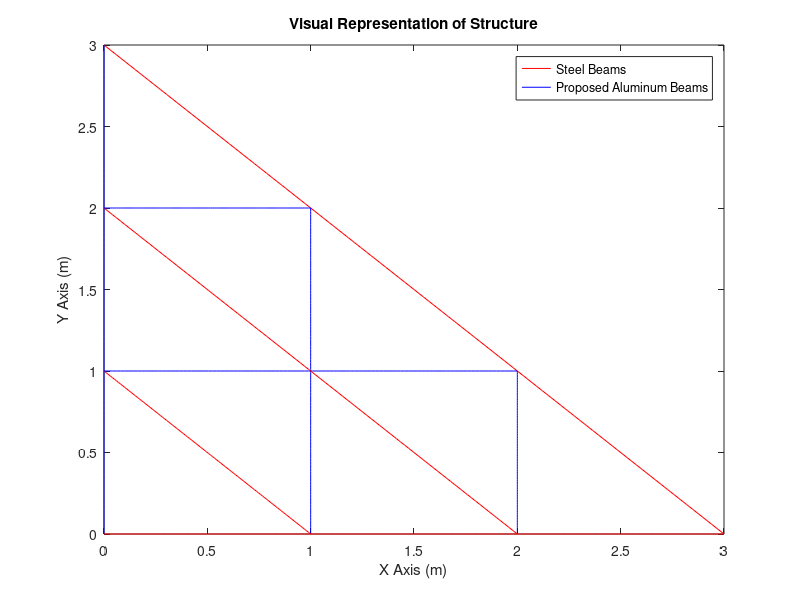
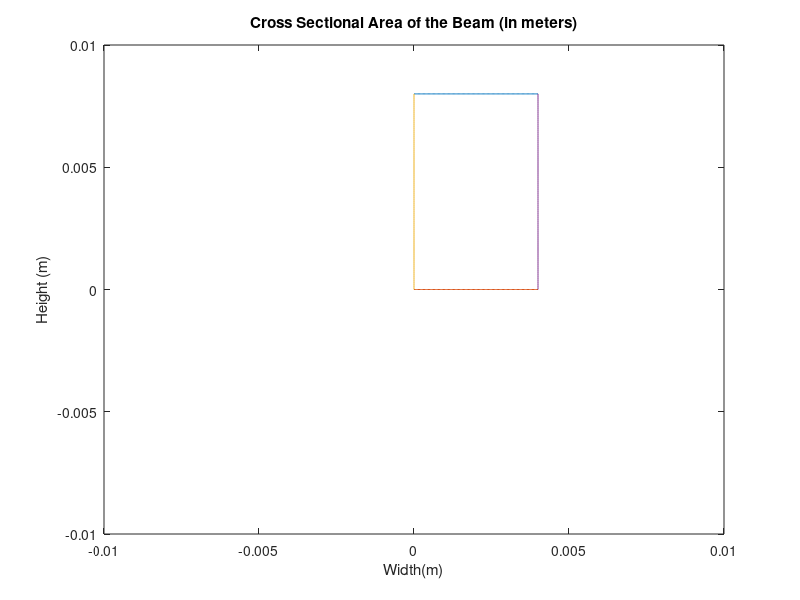

The MATLAB source for these figures, in order: (Note: this script raises an error after producing the figures.)
%% Introduction
%{
Created by Michael Stewart
Mar 27 2021
Student Number: 214693626

Revision 1

Notes about Running Program:



SELF CONTAINED VERSION
This version of the Program is self-contained. Meaning that it does not use
any external functions as requested per lab Manual. This will be changed in
future iterations. 

Reusibility: The calcualtions section of this code is made to be completely
reusable. The Intialization section (Setting the parameters of the
Elements)is not Reusable as the possibility in element lengths,
angles, interconnectedness, and Young's modulus is infinte. Also note that
the Visualization section of the program is only used to help the user to
visualize the final design chosen. 

The Approach taken to create this program was to hardcode Arrays of Element
and Node Parameters and create functions and other calculations that can
input these arrays to give proper answers

Assumptions:
 
Counter Clockwise Rotation is Positive
Clockwise Rotation is Negative
Units are S.I. (m, Pa, N, etc), and Angles are in Radians


%}
clear all

%% Visualization Section
%Visual Representaiton of Chosen Final Design (Non Reusable)

%This Section helps to visualize the created structure.


%Note that this part of the code is not Reusable and Cannot be used to
%Solve different problems

% X-Y Plane of the Sructure
x=linspace(0,3);y=-x+3; 
x2=linspace(0,2); y2=ones(1,length(x2));
x3=linspace(0,1);y4=-x3+1; y5=-x2+2;
figure(1);

plot(x,y,'r',x2,y2,'b',x3,2*y2,'b',2*y2,x3,'b',y2,x2,'b',x3,y4,'r',x2,y5,...
    'r',zeros(1,length(x)),x,'b',x,zeros(1,length(x)),'r')
title('Visual Representation of Structure');
legend('Steel Beams','Proposed Aluminum Beams');
xlabel('X Axis (m)'); ylabel('Y Axis (m)');

% Cross Sectional Area
x=linspace(0,0.004); x1=linspace(0,0.008);
y=ones(1,length(x)); 
figure(2);
plot(x,0.008.*y,x,0.*y,0.*y,x1,0.004.*y,x1);
xlim([-0.01,0.01]); ylim([-0.01,0.01]);
title('Cross Sectional Area of the Beam (in meters)');
xlabel('Width(m)'); ylabel('Height (m)');
%% Intialization Section:
%Setting up Elemental Values (Non Reusable)

A=0.008*0.004; %m 



Alum_E=69e09; %Pascals
Steel_E=200e+09; %Pascals

% Element 1 (between Node 1 and 2
Length_1=1; %m
Angle_1= 0; %Degrees and Radians
E_1=Steel_E;
Node_connect_1=[1,2];

% Element 2(between Node 2 and 3)
Length_2=1; %m
Angle_2=0;
E_2=Steel_E;
Node_connect_2=[2,3];

%Element 3(between Node 3 and 4)
Length_3=1;
Angle_3=0;
E_3=Steel_E;
Node_connect_3=[3,4];


%Element 4 (between Node 1 and 5)
Length_4=1;
Angle_4=deg2rad(90); %Covnerts -180 degrees to radians
E_4=Steel_E;
Node_connect_4=[1,5];

%Element 5(between Node 2 and 5)
Length_5=sqrt(2); %comes from sqrt(1^2+1^2)
Angle_5=deg2rad(135); % Converts degs to radians
E_5=Steel_E;
Node_connect_5=[2,5];

%Element 6 (between Node 2 and 6)
Length_6=1;
Angle_6=deg2rad(90);
E_6=Steel_E;
Node_connect_6=[2,6];

%Element 7 (between 3 and 6)
Length_7=sqrt(2);
Angle_7=deg2rad(135);
E_7=Steel_E;
Node_connect_7=[3,6];


%Element 8 (between Node 2 and 7)
Length_8=1;
Angle_8=deg2rad(90);
E_8=Steel_E;
Node_connect_8=[3,7];

%Element 9(between 4 and 7)
Length_9=sqrt(2);
Angle_9=deg2rad(135);
E_9=Steel_E;
Node_connect_9=[4,7];

%Element 10(between 5 and 6)
Length_10=1;
Angle_10=0;
E_10=Steel_E;
Node_connect_10=[5,6];

%Element 11(between 6 and 7)
Length_11=1;
Angle_11=0;
E_11=Steel_E;
Node_connect_11=[6,7];

%Element 12(between 5 and 8)
Length_12=1;
Angle_12=deg2rad(90);
E_12=Steel_E;
Node_connect_12=[5,8];

%Element 13(between 6 and 8)
Length_13=sqrt(2);
Angle_13=deg2rad(135);
E_13=Steel_E;
Node_connect_13=[6,8];

%Element 14(between 6 and 9)
Length_14=1;
Angle_14=deg2rad(90);
E_14=Steel_E;
Node_connect_14=[6,9];

%Element 15(between 7 and 9)
Length_15=sqrt(2);
Angle_15=deg2rad(135);
E_15=Steel_E;
Node_connect_15=[7,9];


%Element 16(between 8 and 9)
Length_16=1;
Angle_16=deg2rad(0);
E_16=Steel_E;
Node_connect_16=[8,9];

%Element 17 (between 8 and 10)
Length_17=1;
Angle_17=deg2rad(90);
E_17=Steel_E;
Node_connect_17=[8,10];

%Element 18(Node betwen 9 to 10)
Length_18=sqrt(2);
Angle_18=deg2rad(135);
E_18=Steel_E;
Node_connect_18=[9,10];


%Hard Coded Arrays. To be used as an Example

Length_Array=[Length_1,Length_2,Length_3,Length_4,...
    Length_5,Length_6,Length_7,Length_8,Length_9,Length_10,...
    Length_11,Length_12,Length_13,Length_14,Length_15,Length_16,Length_17,...
    Length_18];

E_Array=[E_1,E_2,E_3,E_4,E_5,E_6,E_7,E_8,E_9,E_10,E_11,E_12,...
    E_13,E_14,E_15,E_16,E_17,E_18];

Angle_Array=[Angle_1,Angle_2,Angle_3,Angle_4,Angle_5,Angle_6,...
    Angle_7,Angle_8,Angle_9,Angle_10,Angle_11,Angle_12,Angle_13,Angle_14...
    ,Angle_15,Angle_16,Angle_17,Angle_18];

Num_of_elements=length(Length_Array);
A_Array=A.*ones(1,Num_of_elements); 
%Since all the Cross Sectional Areas are the same

Interconnect_mat=[Node_connect_1;Node_connect_2;Node_connect_3;...
    Node_connect_4;Node_connect_5;Node_connect_6;Node_connect_7;...
    Node_connect_8;Node_connect_9;Node_connect_10;Node_connect_11;...
    Node_connect_12;Node_connect_13;Node_connect_14;Node_connect_15;...
    Node_connect_16;Node_connect_17;Node_connect_18];





Node_mat=[0,0;1,0;2,0;3,0;0,1;1,1;2,1;0,2;1,2;0,3]; 
%Creates the Node Matrix

BC_Vector=[1,1,0,0,0,0,0,0,1,1,0,0,0,0,1,1,0,0,1,1];
%Boundary Conditon Boolean Vector

GlobalForceVector=[0,0,0,-3000,0,-3000,0,-3000,0,0,0,0,0,0,0,0,0,0,0,0]; 
%Global Force Vector 

%% Generation of Global Stiffness Matrix

%This Section of the Program created the Global Stiffness Matrix

Zeros_mat=zeros((max(max(Interconnect_mat)))*2,...
    (max(max(Interconnect_mat)))*2,length(Angle_Array));
%Takes the Maximum Node Value in the Interconnection Matrix and Multiplies
%it by 2

% In our Example the Zero Matrix is a 20 by 20 by 18
%This is because we need to represent X values, Y values in 10 Nodes with
%18 Elements


Global_Stiffness_2=Zeros_mat;

for i =1:length(Angle_Array) %iterations through the Elements 
    
    Global_Stiffness_1(:,:,i)=ElementStiffnessMatrixGlobal(E_Array(i),...
        A_Array(i),Length_Array(i),Angle_Array(i));
    % Each 'Slice' is the Elements Stiffness Matrix
    
    %The Next Part is to Move the Values found in Global Stiffness_1 into a
    %big 2D array, one that could easily be added together to get the
    %global matrix
    
    
    %We must define our indexes of the X(i,1)-X(i,1) Values:
    Index_1=Interconnect_mat(i,1)*2-1; Index_2=Interconnect_mat(i,2)*2-1;
    %These index values use the attached nodel numbers.
    %in our example our Zeroes Matrix is 20 by 20 by 18 since we have 10
    %Nodes with X and Y values for the Nodes and 18 Elements. The Index
    %values use the Node's number multiplies it by 2 and subtracts 1 to
    %represent the Global Stiffness Matrix's Index Value in 2D
    
        
    %We now assign the Global Stiffness Matrix values to the proper indices
    
    %Qudrant 2 (Top Left):
    
    Global_Stiffness_2(Index_1,Index_1,i)=Global_Stiffness_1(1,1,i);
    %X1-X1 Component
    Global_Stiffness_2(Index_1+1,Index_1,i)=Global_Stiffness_1(2,1,i);
    %X1-Y1 Component
    Global_Stiffness_2(Index_1,Index_1+1,i)=Global_Stiffness_1(1,2,i);
    %Y1-X1 Component
    Global_Stiffness_2(Index_1+1,Index_1+1,i)=Global_Stiffness_1(2,2,i);
    %Y1-Y1 Component
    
    %Quadrant 4 (Bottom Right)
    Global_Stiffness_2(Index_2,Index_2,i)=Global_Stiffness_1(3,3,i);
    %X2-X2 Component
    Global_Stiffness_2(Index_2+1,Index_2,i)=Global_Stiffness_1(4,3,i);
    %X2-Y2 Component
    Global_Stiffness_2(Index_2,Index_2+1,i)=Global_Stiffness_1(3,4,i);
    %Y2-X2 Component
    Global_Stiffness_2(Index_2+1,Index_2+1,i)=Global_Stiffness_1(4,4,i);
    %Y2-Y2 Component
    
    %Quadrant 3 (Bottom Left)
    Global_Stiffness_2(Index_1,Index_2,i)=Global_Stiffness_1(1,3,i);
    %X1-X2 Component
    Global_Stiffness_2(Index_1+1,Index_2,i)=Global_Stiffness_1(2,3,i);
    %X1-Y2 Component
    Global_Stiffness_2(Index_1,Index_2+1,i)=Global_Stiffness_1(1,4,i);
    %Y1-X2 Component
    Global_Stiffness_2(Index_1+1,Index_2+1,i)=Global_Stiffness_1(2,4,i);
    %Y1-Y2 Component
    
    %Quadrant 1 (Top Right)
    Global_Stiffness_2(Index_2,Index_1,i)=Global_Stiffness_1(3,1,i);
    %X2-X1 Component
    Global_Stiffness_2(Index_2,Index_1+1,i)=Global_Stiffness_1(3,2,i);
    %X2-Y1 Component
    Global_Stiffness_2(Index_2+1,Index_1,i)=Global_Stiffness_1(4,1,i);
    %Y2-X1 Component
    Global_Stiffness_2(Index_2+1,Index_1+1,i)=Global_Stiffness_1(4,2,i);
    %Y2-Y1 Component   
end
%Now that we have Propagted our Global Stiffness Matrices for each Element
%, we can add up all the 'Slices' to get a 2D Sum-- This is our Global
%Stiffness Matrix!
GlobalStiffnessMatrix_Example=sum(Global_Stiffness_2,3);




%% Applying Boundary Conditions

%Applying BC's

%Applying BC to Global Stiffness Matrix
List_Non_zeros=find(BC_Vector); 
%finds the indexs of Boundary Conditons

BC_GSM=GlobalStiffnessMatrix_Example;

BC_GSM([List_Non_zeros],:)=[];
BC_GSM(:,[List_Non_zeros])=[];
%deletes the rows and columns that have Boundary Conditions

%Applying BC to Forces Vector
BC_Forces=GlobalForceVector;
BC_Forces([List_Non_zeros])=[];
%Deletes Froces Values which have bounary conditions

%% Solve for Displacements

Displacements=inv(BC_GSM)*(transpose(BC_Forces));
%This gives the Displacements in meters

%% Solve for Reaction Forces
List_zeros=find(~BC_Vector); %Finds index of Zeros in BC Unpacked Array


RF_GSM=GlobalStiffnessMatrix_Example;
RF_GSM(:,[List_Non_zeros])=[]; %Deletes Columns with ones (that have boundary conditons)
RF_GSM([List_zeros],:)=[]; %Deletes Rows with Zeros (that are not boundary conditioned)

Reaction_force=(RF_GSM)*(Displacements);


%% Create Full Arrays of the Reaction Forces and Displacements for each Node

%This Section populates the Reaction and Displacement array so that they
%have a value of 0 when they are not considered in the above calculations
index=1;
index2=1;

for i=1:length(BC_Vector)
    if (BC_Vector(i)==1)
        Total_displacements(i)=0;
        ReactionForce_total(i)=Reaction_force(index2);
        index2=index2+1;
    else
        Total_displacements(i)=Displacements(index);
        index=index+1;
    end
end


%% Calculate Stress of Each Element
for i=1:length(Length_Array)
    
    StressAngleArray=[-cos(Angle_Array(i)),-sin(Angle_Array(i)),...
        cos(Angle_Array(i)),sin(Angle_Array(i))];
    X_1=Interconnect_mat(i,1)*2-1; X_2=Interconnect_mat(i,2)*2-1; %indexs
    Y_1=Interconnect_mat(i,1)*2; Y_2=Interconnect_mat(i,2)*2; 
    %Using the Node Numbers mentioned in the interconnectiveness matrix, we
    %come up with indexes to be accessed for each element
    
    Element_displacement=[Total_displacements(X_1);...
        Total_displacements(Y_1);Total_displacements(X_2);...
        Total_displacements(Y_2)];
    Stress(i)=(StressAngleArray*Element_displacement)*E_Array(i)/...
        Length_Array(i); 
    %Produces Stresses of the Elements
    %Using the Angle Array we can multiply it by the displacements
end

%% Output/Display Section
%Plot Deformed and Undeformed Nodes


%Repack Displacements in x and y coordinates
Displacements_Packed(:,1)=Total_displacements(1:2:end);
Displacements_Packed(:,2)=Total_displacements(2:2:end);
%this is done because it's easier to add to the exisitng Node matrix

Scale=20;

Displaced_Nodes=(Node_mat+Scale.*(Displacements_Packed));
%Adds the existing x,y corrdinates of the element to the node displacements

figure(3)
plot(1:2)=scatter(Node_mat(:,1),Node_mat(:,2),'filled','b');hold on
plot(3:4)=scatter(Displaced_Nodes(:,1),Displaced_Nodes(:,2),'r','filled');
hold off;
legend(plot([2,4]) ,{'Orginal Nodes','Displaced Nodes (Scale 20)'})
xlabel('X Axis(m)'); ylabel('Y Axis (m)'); title('Nodal Positions')

% Print Deformation and Stress
disp('Reaction Forces(N):')
disp (transpose(ReactionForce_total))
disp('The Element Stress is (Pa):')
disp(transpose(Stress))
disp('The Nodal Displacements are (m)[x,y]:')
disp(Displacements_Packed)

%% Local Function
function [output]= ElementStiffnessMatrixGlobal(E,A,L,Angle)

%First Step is to Calculate the Elemental Stiffness Matrix

%Matrix for Elemental Stiffness Matrix
mat=[1,0,-1,0;0,0,0,0;-1,0,1,0;0,0,0,0];
E_Stiffness_mat=mat*E*A/L;
%Second Step is to Calculate the Transformation Matrix of Each Elemnet
Tranform_Matrix=[cos(Angle),sin(Angle),0,0;sin(Angle),cos(Angle),0,0;...
     0,0,cos(Angle),sin(Angle);0,0,sin(Angle),cos(Angle)];
    %Each 'Slice' Represents the Element's Transformation Matrix
    
    %This Global Stiffness Matrix represents the Values of Each Element
    %which have not been added together.
output=transpose(Tranform_Matrix)*...
        E_Stiffness_mat*Tranform_Matrix;


end


%%% End of Program %%%  